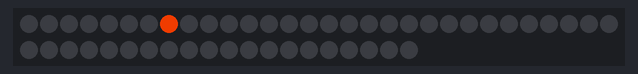
A sketch run on a simulated Arduino Uno, built with avr-gcc and run on an emulated ATmega328P. Parts: 50 RGB LEDs in strip order, left to right, continuing on the next row. Dim RGB values are drawn brighter than linear; random numbers use the default seed unless the sketch sets one.

Above: at 0.16 s.
At 5.02 s:
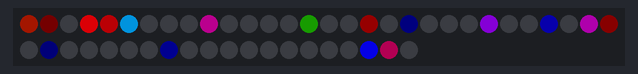
At 9.88 s:
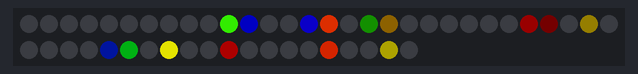
At 19.92 s:
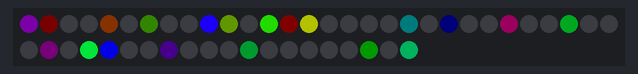
At 29.64 s:
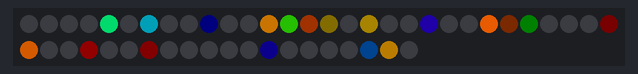
At 39.68 s:
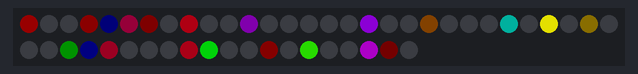

The sketch:

confettiLED.ino
```cpp
#include <FastLED.h>

#define LED_PIN     7
#define NUM_LEDS    50
#define SPEED       30  // Speed of confetti effect

CRGB leds[NUM_LEDS];

void setup() {
  FastLED.addLeds<WS2812, LED_PIN, GRB>(leds, NUM_LEDS);
}

void loop() {
  // Slightly fade all LEDs to create a trailing effect
  for (int i = 0; i < NUM_LEDS; i++) {
    leds[i].fadeToBlackBy(40);
  }

  // Randomly light up one LED
  int pos = random(NUM_LEDS);
  leds[pos] = CHSV(random(255), 255, 255);  // Random color

  FastLED.show();
  delay(SPEED);
}
```
